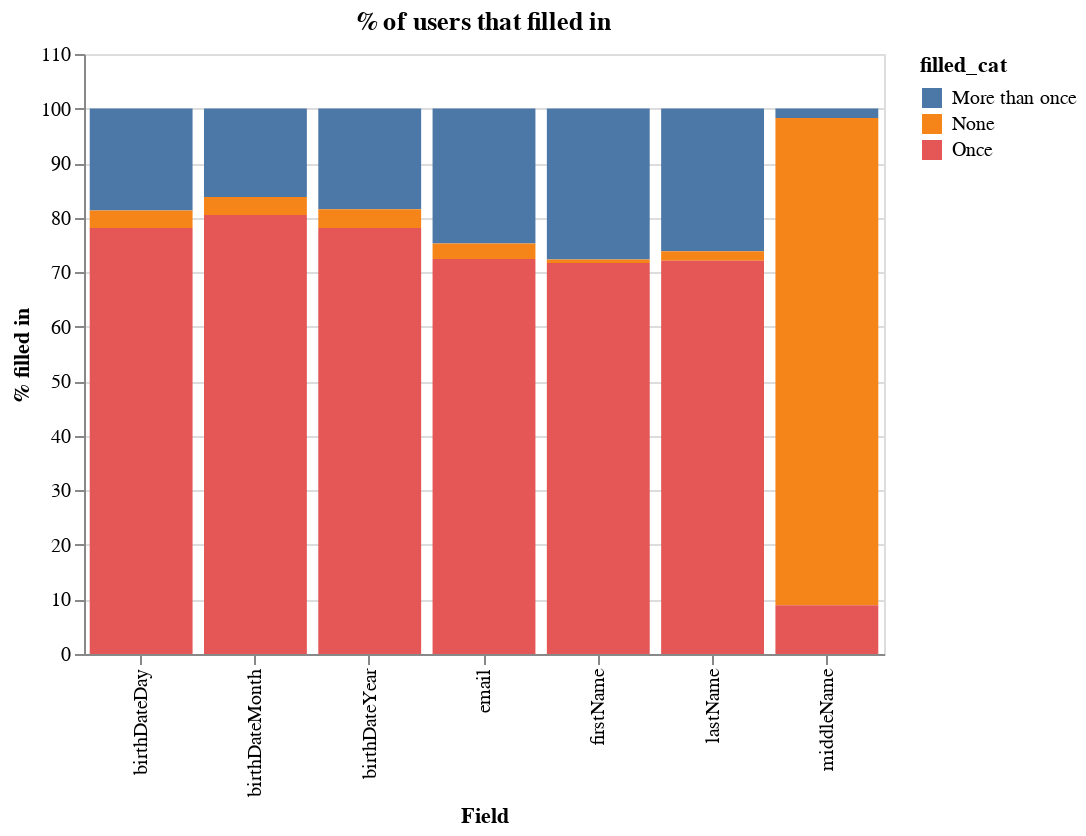

Here is the notebook cell this chart was saved with:
### Markdown cell above
# Personal information

### Code cell
import seaborn as sns

final = pd.read_pickle("ui_final.pkl")

d = final.loc[
    (final["step"] == "personal-information")
    & (
        final["field"].isin(
            [
                "birthDateDay",
                "birthDateMonth",
                "birthDateYear",
                "email",
                "firstName",
                "lastName",
                "middleName",
            ]
        )
    ),
    :,
]

d = d.rename(columns={"last_event_dummy": "last_screen_for_user"})

d = (
    d.loc[:, ["domain_userid", "field", "filled_cat"]]
    .groupby(["field", "filled_cat"])["domain_userid"]
    .nunique()
    .reset_index()
)

d["total"] = d.groupby(["field"])["domain_userid"].transform("sum")
d["perc"] = 100 * d["domain_userid"] / d["total"]

alt.Chart(d).mark_bar().encode(
    x=alt.X("field:N", axis=alt.Axis(title="Field")),
    y=alt.Y("perc:Q", axis=alt.Axis(title="% filled in ")),
    color="filled_cat:N",
).properties(title="% of users that filled in", width=400)

### Figure 1 — Vega-Lite specification as saved in the notebook (floating-point values rounded to 4 significant figures)
{"config": {"view": {"continuousWidth": 400, "continuousHeight": 300}}, "data": {"name": "data-3d6ea943e451df5ded68effeeed8657d"}, "mark": "bar", "encoding": {"color": {"type": "nominal", "field": "filled_cat"}, "x": {"type": "nominal", "axis": {"title": "Field"}, "field": "field"}, "y": {"type": "quantitative", "axis": {"title": "% filled in "}, "field": "perc"}}, "title": "% of users that filled in", "width": 400, "$schema": "https://vega.github.io/schema/vega-lite/v4.0.2.json", "datasets": {"data-3d6ea943e451df5ded68effeeed8657d": [{"field": "birthDateDay", "filled_cat": "More than once", "domain_userid": 125968, "total": 674750, "perc": 18.67}, {"field": "birthDateDay", "filled_cat": "None", "domain_userid": 21796, "total": 674750, "perc": 3.23}, {"field": "birthDateDay", "filled_cat": "Once", "domain_userid": 526986, "total": 674750, "perc": 78.1}, {"field": "birthDateMonth", "filled_cat": "More than once", "domain_userid": 109481, "total": 674734, "perc": 16.23}, {"field": "birthDateMonth", "filled_cat": "None", "domain_userid": 22269, "total": 674734, "perc": 3.3}, {"field": "birthDateMonth", "filled_cat": "Once", "domain_userid": 542984, "total": 674734, "perc": 80.47}, {"field": "birthDateYear", "filled_cat": "More than once", "domain_userid": 124704, "total": 674778, "perc": 18.48}, {"field": "birthDateYear", "filled_cat": "None", "domain_userid": 23157, "total": 674778, "perc": 3.432}, {"field": "birthDateYear", "filled_cat": "Once", "domain_userid": 526917, "total": 674778, "perc": 78.09}, {"field": "email", "filled_cat": "More than once", "domain_userid": 166913, "total": 675063, "perc": 24.73}, {"field": "email", "filled_cat": "None", "domain_userid": 19234, "total": 675063, "perc": 2.849}, {"field": "email", "filled_cat": "Once", "domain_userid": 488916, "total": 675063, "perc": 72.43}, {"field": "firstName", "filled_cat": "More than once", "domain_userid": 186648, "total": 674899, "perc": 27.66}, {"field": "firstName", "filled_cat": "None", "domain_userid": 4526, "total": 674899, "perc": 0.6706}, {"field": "firstName", "filled_cat": "Once", "domain_userid": 483725, "total": 674899, "perc": 71.67}, {"field": "lastName", "filled_cat": "More than once", "domain_userid": 176525, "total": 674859, "perc": 26.16}, {"field": "lastName", "filled_cat": "None", "domain_userid": 11670, "total": 674859, "perc": 1.729}, {"field": "lastName", "filled_cat": "Once", "domain_userid": 486664, "total": 674859, "perc": 72.11}, {"field": "middleName", "filled_cat": "More than once", "domain_userid": 11668, "total": 672392, "perc": 1.735}, {"field": "middleName", "filled_cat": "None", "domain_userid": 600682, "total": 672392, "perc": 89.34}, {"field": "middleName", "filled_cat": "Once", "domain_userid": 60042, "total": 672392, "perc": 8.93}]}}
